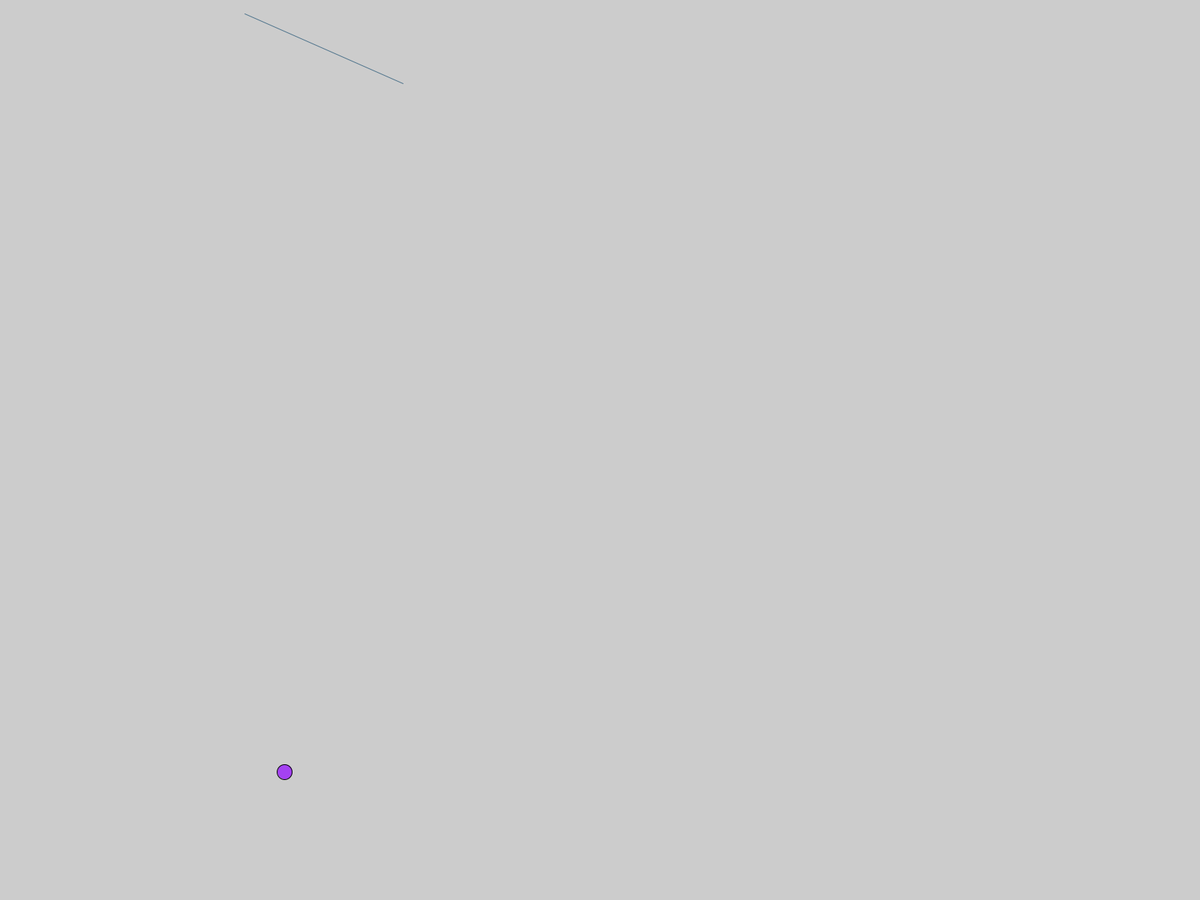
Frame 1 (no input)
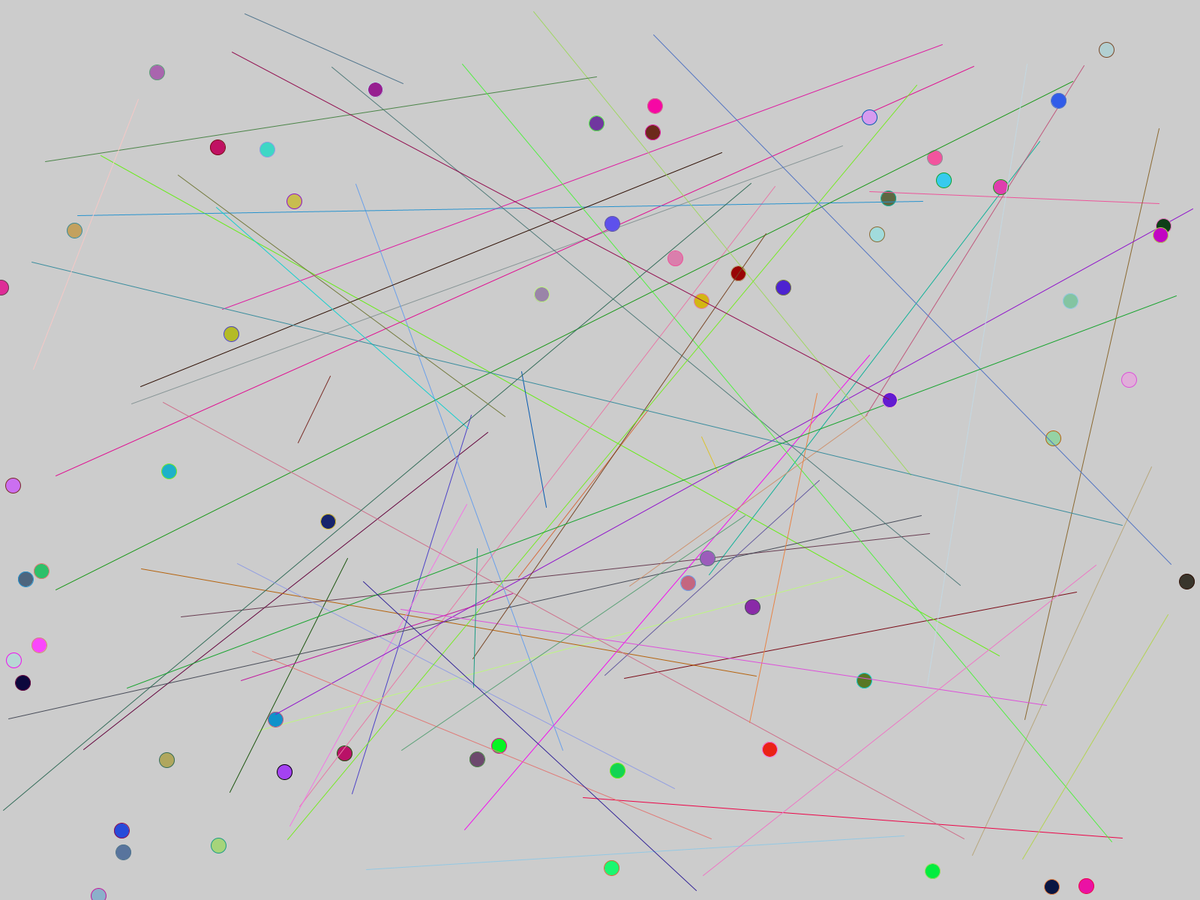
Frame 60 (the mouse pressed at the canvas centre just before this capture)
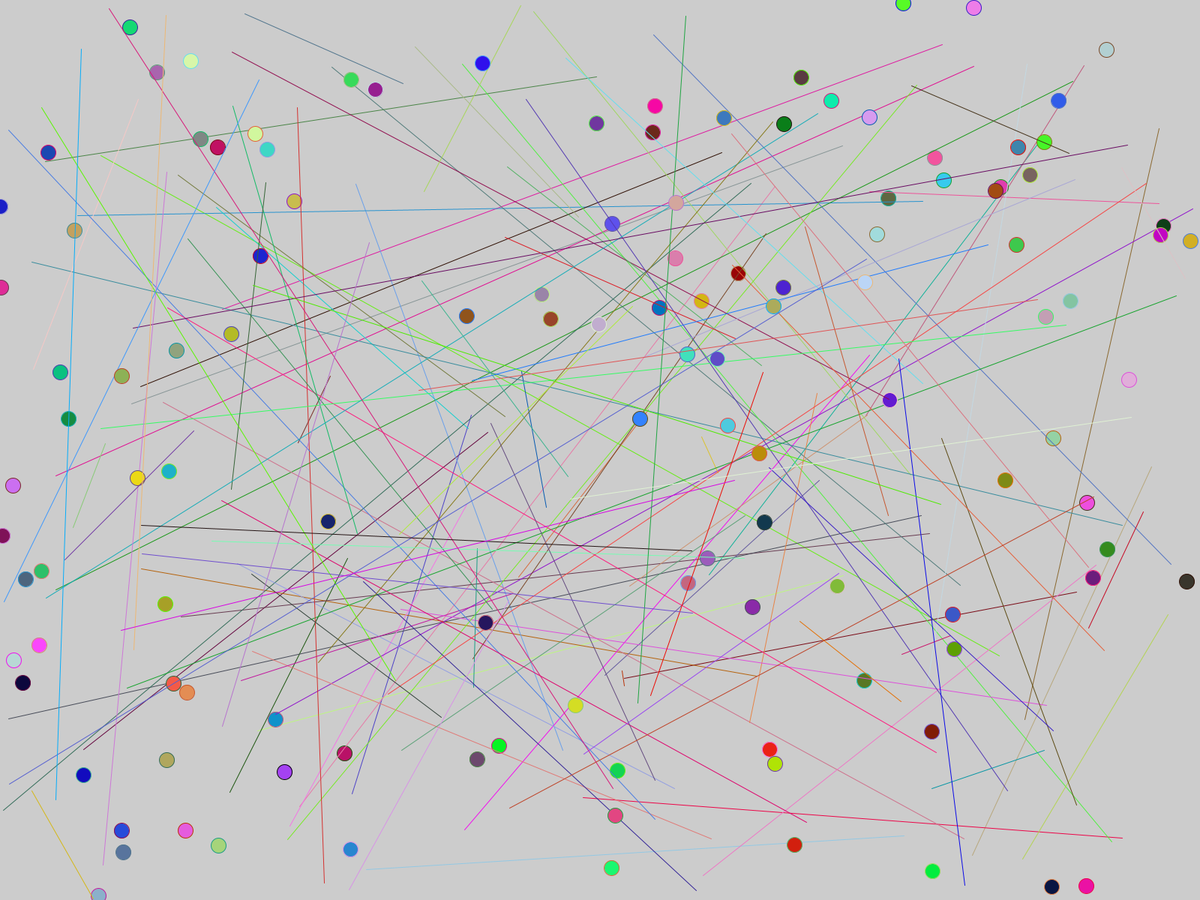
Frame 120 (the mouse held since frame 60 and released just before this capture)

The Processing sketch that drew these frames (run headless with seeded random() and noise(); from frame 60 on, the mouse is pressed at the canvas centre):

// Processing sketch: random_practice
// ── random_practice.pde
void setup() {
  // sets screen size to full screen
  fullScreen();
}

void draw() {
  fill(random(255),random(255),random(255)); // random colors
  // draws circles at random locations
  ellipse(random(width),random(height),20,20);
  
  stroke(random(255),random(255),random(255)); // random colors
  //draws lines with random points
  line(random(width), random(height), random(width),random(height));

}
